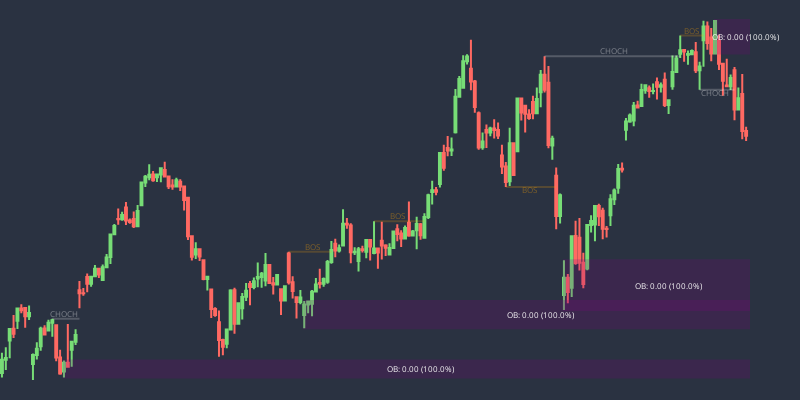

Notebook cell for this chart:
### Code cell
fig = create_smc_plot(df_4h, rangebreak_4h, dvalue= 240)
fig.show()

### Figure 1 — Plotly figure (JSON) as saved in the notebook; plotly's stock layout.template omitted (floating-point values rounded to 4 significant figures; data arrays with more than 128 entries replaced by an {"elided": "..."} marker saying what was removed)
{"data": [{"close": {"elided": "200 float values"}, "decreasing": {"line": {"color": "#ff6962"}}, "high": {"elided": "200 float values"}, "increasing": {"line": {"color": "#77dd76"}}, "low": {"elided": "200 float values"}, "open": {"elided": "200 float values"}, "type": "candlestick", "x": {"elided": "200 str values"}}, {"line": {"color": "rgba(255, 255, 255, 0.2)"}, "mode": "lines", "type": "scatter", "x": ["2024-04-30T00:30:00", "2024-05-03T20:30:00"], "y": [38410.0, 38410.0]}, {"mode": "text", "text": "CHOCH", "textfont": {"color": "rgba(255, 255, 255, 0.4)", "size": 8}, "textposition": "top center", "type": "scatter", "x": ["2024-05-01T20:30:00"], "y": [38410.0]}, {"line": {"color": "rgba(255, 165, 0, 0.2)"}, "mode": "lines", "type": "scatter", "x": ["2024-06-12T20:30:00", "2024-06-21T00:30:00"], "y": [39120.0, 39120.0]}, {"mode": "text", "text": "BOS", "textfont": {"color": "rgba(255, 165, 0, 0.4)", "size": 8}, "textposition": "top center", "type": "scatter", "x": ["2024-06-17T20:30:00"], "y": [39120.0]}, {"line": {"color": "rgba(255, 165, 0, 0.2)"}, "mode": "lines", "type": "scatter", "x": ["2024-06-28T20:30:00", "2024-07-10T20:30:00"], "y": [39440.0, 39440.0]}, {"mode": "text", "text": "BOS", "textfont": {"color": "rgba(255, 165, 0, 0.4)", "size": 8}, "textposition": "top center", "type": "scatter", "x": ["2024-07-03T20:30:00"], "y": [39440.0]}, {"line": {"color": "rgba(255, 165, 0, 0.2)"}, "mode": "lines", "type": "scatter", "x": ["2024-07-25T00:30:00", "2024-08-02T20:30:00"], "y": [39810.0, 39810.0]}, {"mode": "text", "text": "BOS", "textfont": {"color": "rgba(255, 165, 0, 0.4)", "size": 8}, "textposition": "bottom center", "type": "scatter", "x": ["2024-07-30T00:30:00"], "y": [39810.0]}, {"line": {"color": "rgba(255, 255, 255, 0.2)"}, "mode": "lines", "type": "scatter", "x": ["2024-08-01T00:30:00", "2024-08-26T20:30:00"], "y": [41200.0, 41200.0]}, {"mode": "text", "text": "CHOCH", "textfont": {"color": "rgba(255, 255, 255, 0.4)", "size": 8}, "textposition": "top center", "type": "scatter", "x": ["2024-08-14T00:30:00"], "y": [41200.0]}, {"line": {"color": "rgba(255, 165, 0, 0.2)"}, "mode": "lines", "type": "scatter", "x": ["2024-08-26T20:30:00", "2024-08-29T20:30:00"], "y": [41420.0, 41420.0]}, {"mode": "text", "text": "BOS", "textfont": {"color": "rgba(255, 165, 0, 0.4)", "size": 8}, "textposition": "top center", "type": "scatter", "x": ["2024-08-28T00:30:00"], "y": [41420.0]}, {"line": {"color": "rgba(255, 255, 255, 0.2)"}, "mode": "lines", "type": "scatter", "x": ["2024-08-29T00:30:00", "2024-09-05T20:30:00"], "y": [40840.0, 40840.0]}, {"mode": "text", "text": "CHOCH", "textfont": {"color": "rgba(255, 255, 255, 0.4)", "size": 8}, "textposition": "bottom center", "type": "scatter", "x": ["2024-08-31T00:30:00"], "y": [40840.0]}], "layout": {"annotations": [{"align": "center", "font": {"color": "rgba(250, 250, 250, 1)", "size": 8}, "showarrow": false, "text": "OB: 0.00 (100.0%)", "x": "2024-07-10T00:30:00", "xref": "x", "y": 37870.0, "yref": "y"}, {"align": "center", "font": {"color": "rgba(250, 250, 250, 1)", "size": 8}, "showarrow": false, "text": "OB: 0.00 (100.0%)", "x": "2024-07-31T20:30:00", "xref": "x", "y": 38450.0, "yref": "y"}, {"align": "center", "font": {"color": "rgba(250, 250, 250, 1)", "size": 8}, "showarrow": false, "text": "OB: 0.00 (100.0%)", "x": "2024-08-23T00:30:00", "xref": "x", "y": 38760.0, "yref": "y"}, {"align": "center", "font": {"color": "rgba(250, 250, 250, 1)", "size": 8}, "showarrow": false, "text": "OB: 0.00 (100.0%)", "x": "2024-09-07T00:30:00", "xref": "x", "y": 41410.0, "yref": "y"}], "font": {"color": "white"}, "height": 400, "margin": {"b": 0, "l": 0, "pad": 50, "r": 50, "t": 0}, "paper_bgcolor": "rgba(34, 42, 58, 0.8)", "plot_bgcolor": "rgba(34, 42, 58, 0.8)", "shapes": [{"fillcolor": "Purple", "legendgroup": "bullish ob", "line": {"color": "Purple"}, "name": "Bullish OB", "opacity": 0.2, "showlegend": true, "type": "rect", "x0": "2024-05-01T20:30:00", "x1": "2024-09-12T20:30:00", "y0": 37780.0, "y1": 37960.0}, {"fillcolor": "Purple", "legendgroup": "bullish ob", "line": {"color": "Purple"}, "name": "Bullish OB", "opacity": 0.2, "showlegend": true, "type": "rect", "x0": "2024-06-14T20:30:00", "x1": "2024-09-12T20:30:00", "y0": 38310.0, "y1": 38600.0}, {"fillcolor": "Purple", "legendgroup": "bullish ob", "line": {"color": "Purple"}, "name": "Bullish OB", "opacity": 0.2, "showlegend": true, "type": "rect", "x0": "2024-08-05T20:30:00", "x1": "2024-09-12T20:30:00", "y0": 38500.0, "y1": 39030.0}, {"fillcolor": "Purple", "legendgroup": "bearish ob", "line": {"color": "Purple"}, "name": "Bearish OB", "opacity": 0.2, "showlegend": true, "type": "rect", "x0": "2024-08-31T00:30:00", "x1": "2024-09-12T20:30:00", "y0": 41230.0, "y1": 41590.0}], "showlegend": false, "width": 800, "xaxis": {"rangebreaks": [{"dvalue": 14400000, "values": {"elided": "677 str values"}}], "rangeslider": {"visible": false}, "showgrid": false, "showline": false, "showticklabels": false, "visible": true, "zeroline": false}, "yaxis": {"showticklabels": false, "visible": false}}}
